Frame 1 (no input): blank canvas, image omitted
Frame 60 (no input): blank canvas, image omitted
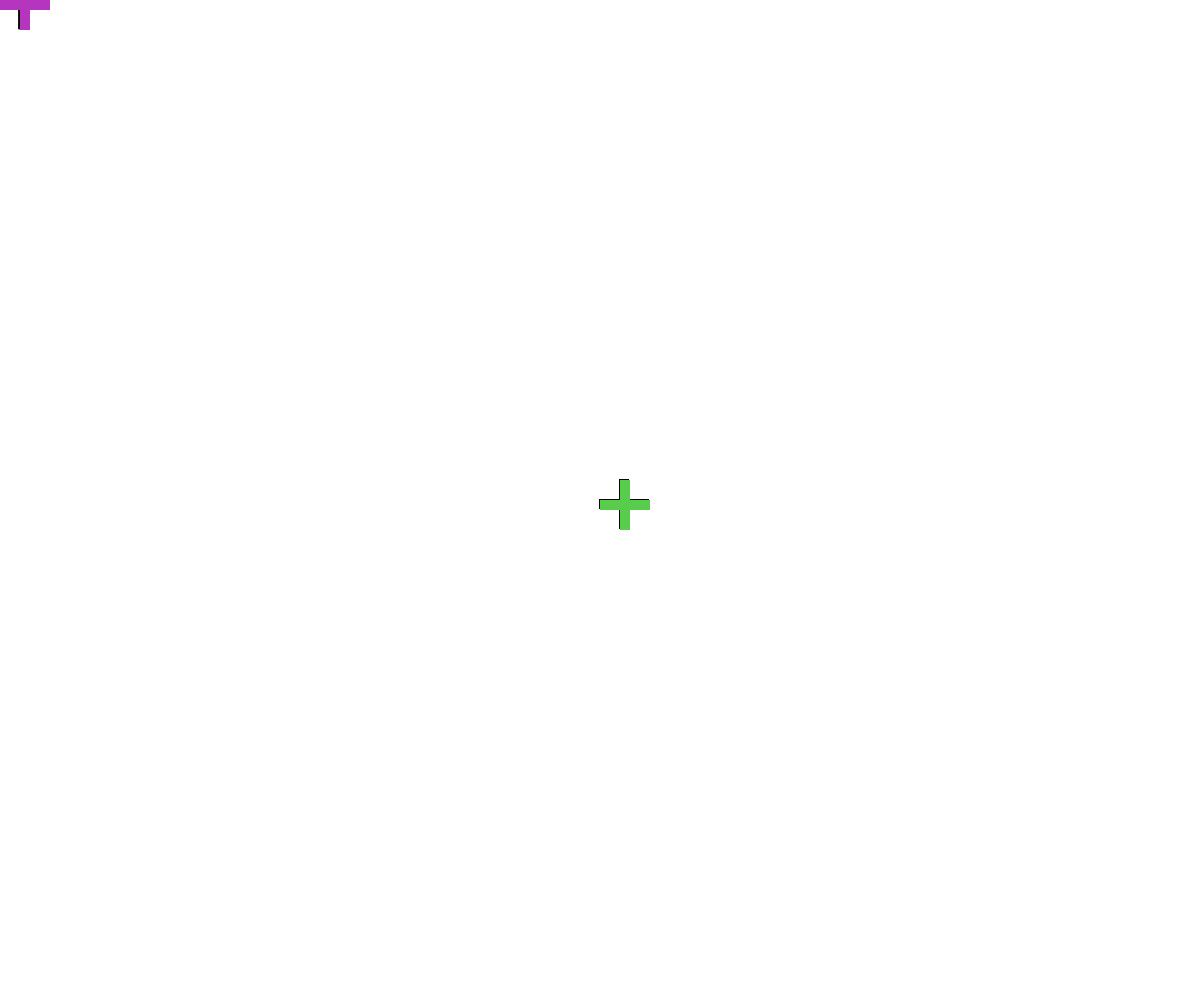
Frame 120 (the mouse pressed at the canvas centre since frame 60)

The p5.js sketch whose frames 1 and 60 were blank and that drew this single picture after the mouse press (run headless with seeded random() and noise() and a simulated clock; from frame 60 on, the mouse is pressed at the canvas centre):

// p5.js sketch
// ── sketch.js
var backgroundColor;
var crossColor;
var crossShadowColor;

function setup() {
   	createCanvas(windowWidth, windowHeight);
   	crossShadowColor = color(0,0,0);
   	crossColor = color(random(255), random(255), random(255));
}


function keyReleased() {
	backgroundColor = color(random(255), random(255), random(255));
	background(backgroundColor);
}


function mousePressed() {
	crossColor = color(random(255), random(255), random(255));
}

function cross(xPos,yPos,foreground,shadow) {
	fill(shadow);
	rect(xPos - 1, yPos - 1, 50, 10);
	rect(xPos + 20 - 1, yPos - 20 - 1, 10, 50);

	noStroke();
	fill(foreground);
	rect(xPos, yPos, 50, 10);
	rect(xPos + 20, yPos - 20, 10, 50);
}

function draw() {
	cross(mouseX, mouseY, crossColor, crossShadowColor);
}
